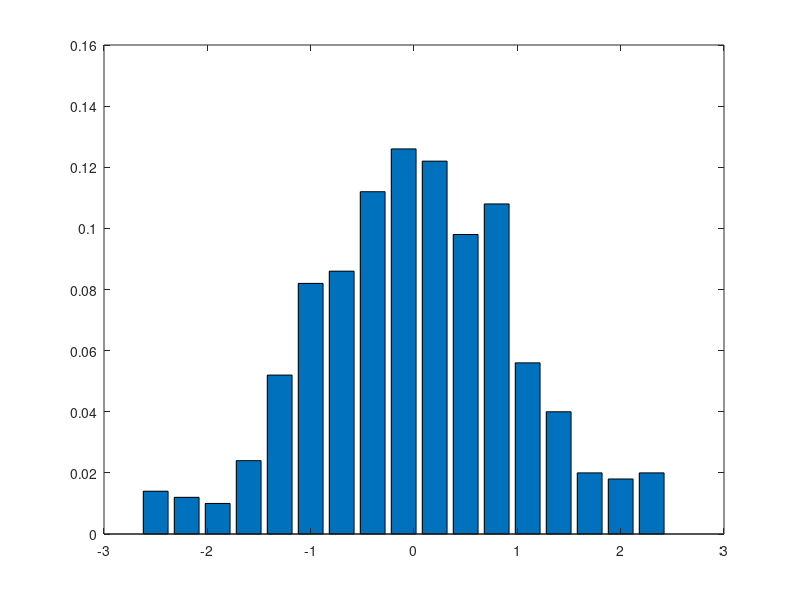

Write MATLAB code to recreate this figure. (Note: this script raises an error after producing the figure.)
n = 500;
nHist = ceil(2*n^(1/3));
mu = 0;
a = .3;
c = (-2.5 + mu):0.3:(2.5 + mu);
X = sort(randn(n,1)) + mu;
epdf = hist(X,c)/n;
bar(c, epdf)
if sum(epdf == 0)>0
    error('0 in histogram.')
end
alpha = 0.05;

if 0
    %% renyi
    k = length(epdf);
    doubleSum = sum((epdf.^(a)) .* (pdf('norm',c,0,1)).^(1-a));
    logOfSum = log(doubleSum)
    const =2*k/(a*(a-1))
    stat = const * logOfSum
    
end
if 0
    %% T_alpha
    k = length(epdf);
    doubleSum = sum((epdf.^(a)) .* (pdf('norm',c,0,1)).^(1-a))
    const =2*k/(a*(a-1))
    stat = const * (doubleSum - 1)
end
if 1
end

chiQuant = icdf('chi2', [alpha/2, 1 - alpha/2], k - 1)

[h_ks, p_ks, stat_ks] = kstest(X);
disp('kolmogorov-Smirnov')
disp([h_ks, p_ks, stat_ks])

%%%%

%% 2D kolmogorov smirnov for muon for separate njets cahnnels
c = clock;
time = c(4:6)
njets = 4
[X1 w1] = getLeptonJetsRamData('muo', 1:leptonJetType.numTypes,...
    'njets',njets, 'val', 1);

[X2 w2] = getLeptonJetsRamData('muo', 1:leptonJetType.numTypes,...
    'njets',njets, 'val', 2);
dims = [1 2];
tic
[h, pval, stat] = test_wKS2s2d(X1(:,dims), w1, X2(:,dims),w2,0.05);
[h, pval, stat]
toc
% 45 min
  
c = clock;
time = c(4:6)
njets = 3
[X1 w1] = getLeptonJetsRamData('muo', 1:leptonJetType.numTypes,...
    'njets',njets, 'val', 1);

[X2 w2] = getLeptonJetsRamData('muo', 1:leptonJetType.numTypes,...
    'njets',njets, 'val', 2);
dims = [1 2];
tic
[h, pval, stat] = test_wKS2s2d(X1(:,dims), w1, X2(:,dims),w2,0.05);
[h, pval, stat]
toc
% 4 hours



c = clock;
time = c(4:6)
njets = 2
[X1 w1] = getLeptonJetsRamData('muo', 1:leptonJetType.numTypes,...
    'njets',njets, 'val', 1);

[X2 w2] = getLeptonJetsRamData('muo', 1:leptonJetType.numTypes,...
    'njets',njets, 'val', 2);
dims = [1 2];
tic
[h, pval, stat] = test_wKS2s2d(X1(:,dims), w1, X2(:,dims),w2,0.05);
[h, pval, stat]
toc
% 28.5 hours
  
x = -8:.1:8;
y = x';
X = ones(size(y))*x;
Y = y*ones(size(x));
R = sqrt(X.^2 + Y.^2) + eps;
Z = sin(R)./R;
imagesc(Z)

for k = 1:6
  for var = 1:23
    found(var,k) = find(A(:,k)==var);
  end
end





n = 10000;
x1 = randn(n,1);
x2 = randn(n,1);
w1 = ones(n,1);
w2 = ones(n,1);

[h, pval, stat] = test1DEquality(x1,w1,x2,w2,'typ',{12,23,45})
